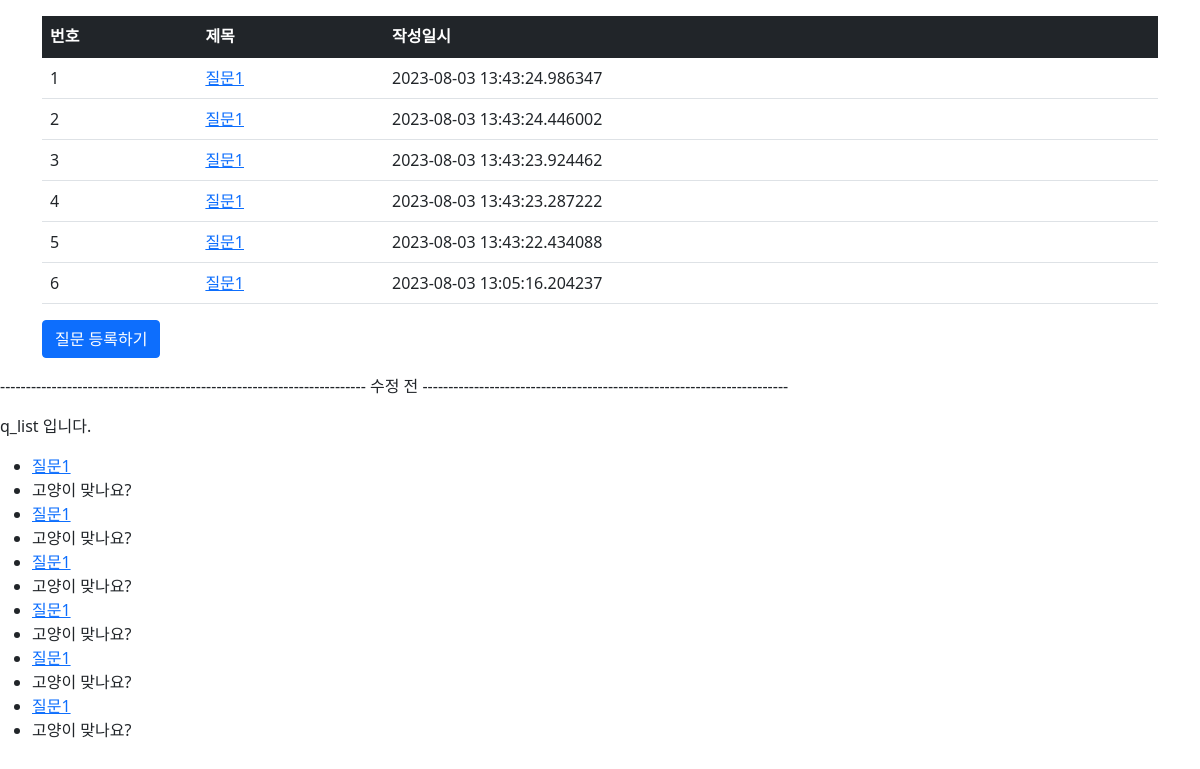
The page /question/list on the database its author committed.
### service1/models.py (models this page shows)
class Question(db.Model):
    id = db.Column(db.Integer,primary_key=True)
    subject = db.Column(db.String(200),nullable=False)
    content = db.Column(db.Text(),nullable=False)
    create_date = db.Column(db.DateTime(),nullable=False)

### service1/views/question_views.py (the view)
@bp.route('/list')
def q_list():
    q_list = Question.query.order_by(Question.create_date.desc())
    print(q_list)
    return render_template('q_list/q_list.html',q_list=q_list)

### service1/templates/q_list/q_list.html
{% extends 'base.html' %}
{% block content %}
    <div class="container my-3">
        <table class="table">
            <thead>
            <tr class="table-dark">
                <th>번호</th>
                <th>제목</th>
                <th>작성일시</th>
            </tr>
            </thead>
            <tbody>
            {% if q_list %}
            {% for q in q_list %}
            <tr>
                <td>{{ loop.index }}</td>
                <td>
                    <a href="{{ url_for('question.detail', q_id=q.id) }}">{{ q.subject }}</a>
                </td>
                <td>{{ q.create_date }}</td>
            </tr>
            {% endfor %}
            {% else %}
            <tr>
                <td colspan="3">질문이 없습니다.</td>
            </tr>
            {% endif %}
            </tbody>
        </table>
        <a href="{{ url_for('question.create') }}" class="btn btn-primary">질문 등록하기</a>
    </div>
    <p>----------------------------------------------------------------------- 수정 전 -----------------------------------------------------------------------</p>
    <p>q_list 입니다.</p>
    {% if q_list %}
        <ul>
            {% for q in q_list %}
                <li><a href="{{ url_for('question.detail', q_id=q.id)}}">{{ q.subject }}</a></li>
                <li>{{ q.content }}</li>
            {% endfor %}
        </ul>
    {% else %}
        <p> 질문이 없습니다.</p>
    {% endif %}
{% endblock %}

### service1/templates/base.html (shortened to what this page needs)
<!doctype html>
<html lang="ko">
<head>
    <link rel="stylesheet" href="{{ url_for('static', filename='bootstrap.min.css') }}">
    <link rel="stylesheet" href="{{ url_for('static', filename='style.css') }}">
</head>
<body>
{% block content %}
{% endblock %}
</body>
</html>

### rows shown on the page
Question: subject "질문1", create_date "2023-08-03 13:43:24.986347", content "고양이 맞나요?"
Question: subject "질문1", create_date "2023-08-03 13:43:24.446002", content "고양이 맞나요?"
Question: subject "질문1", create_date "2023-08-03 13:43:23.924462", content "고양이 맞나요?"
Question: subject "질문1", create_date "2023-08-03 13:43:23.287222", content "고양이 맞나요?"
Question: subject "질문1", create_date "2023-08-03 13:43:22.434088", content "고양이 맞나요?"
Question: subject "질문1", create_date "2023-08-03 13:05:16.204237", content "고양이 맞나요?"
